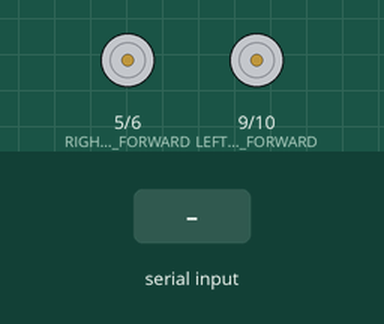
Bench run of a sketch on a simulated Arduino Uno, built with avr-gcc and run on an emulated ATmega328P. Shown: motor-driver pin pairs drawn as motors (green arrow = first pin HIGH = forward, orange = second pin HIGH = backward, longer = more drive). Inputs (shaded band) come from the test bench.

Above: at 1.2 s.
1.3 s: "w" received over Serial
At 2.4 s:
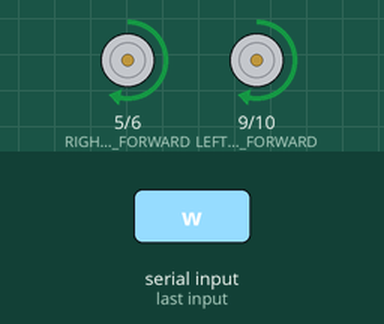
2.8 s: "x" received over Serial
At 3.5 s:
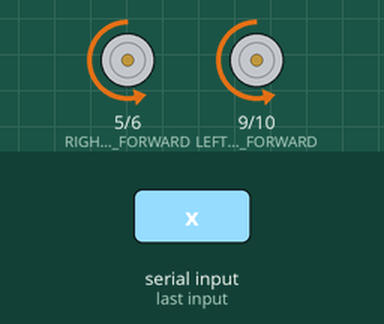
4.3 s: "a" received over Serial
At 4.7 s:
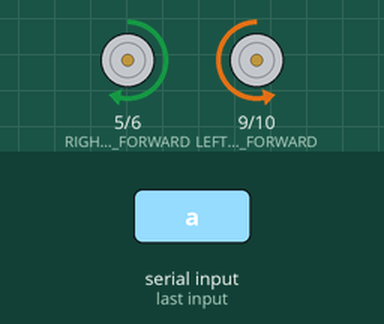
5.8 s: "d" received over Serial
At 7.0 s:
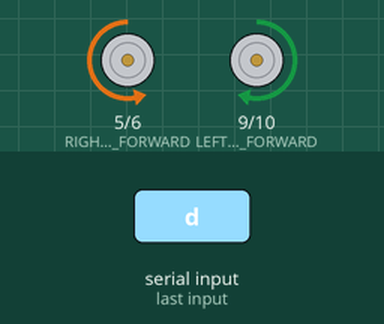
Timing chart, 0 to 8.3 s (numbered marks = the images above; inputs shaded):
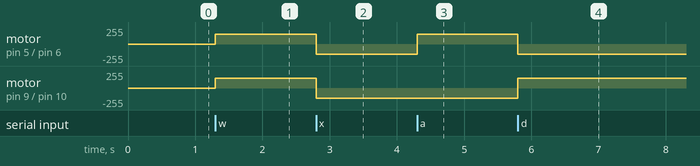

Measured:
- after the input at 1.3 s, motor on pin 5 (RIGHT_MOTOR_FORWARD) / pin 6 (RIGHT_MOTOR_BACKWARD), motor on pin 9 (LEFT_MOTOR_FORWARD) / pin 10 (LEFT_MOTOR_BACKWARD): stopped → forward 150/255 at once
- after the input at 2.8 s, motor on pin 5 (RIGHT_MOTOR_FORWARD) / pin 6 (RIGHT_MOTOR_BACKWARD), motor on pin 9 (LEFT_MOTOR_FORWARD) / pin 10 (LEFT_MOTOR_BACKWARD): forward 150/255 → backward 150/255 at once
- after the input at 4.3 s, motor on pin 5 (RIGHT_MOTOR_FORWARD) / pin 6 (RIGHT_MOTOR_BACKWARD): backward 150/255 → forward 150/255 at once
- after the input at 5.8 s, motor on pin 5 (RIGHT_MOTOR_FORWARD) / pin 6 (RIGHT_MOTOR_BACKWARD): forward 150/255 → backward 150/255 at once; motor on pin 9 (LEFT_MOTOR_FORWARD) / pin 10 (LEFT_MOTOR_BACKWARD): backward 150/255 → forward 150/255 at once

The sketch:

remote_keyboard.ino
```cpp
#include "motor_driver.h"

void setup() {
  Serial.begin(57600); // ROS2와의 통신을 위한 시리얼 속도 설정
  initMotorController(); // 모터 컨트롤러 초기화
}

void loop() {
  if (Serial.available() > 0) {
    char command = Serial.read(); // ROS2로부터 명령 수신

    int leftSpeed = 0;
    int rightSpeed = 0;

    // 수신한 명령에 따라 모터 속도 설정
    switch (command) {
      case 'w': // 전진
        leftSpeed = 150;
        rightSpeed = 150;
        break;
      case 'x': // 후진
        leftSpeed = -150;
        rightSpeed = -150;
        break;
      case 'a': // 좌회전
        leftSpeed = -150;
        rightSpeed = 150;
        break;
      case 'd': // 우회전
        leftSpeed = 150;
        rightSpeed = -150;
        break;
      case 's': // 정지
        leftSpeed = 0;
        rightSpeed = 0;
        break;
    }

    setMotorSpeeds(leftSpeed, rightSpeed); // 모터 속도 적용
  }
}
```

motor_driver.h
```cpp
#ifndef MOTOR_DRIVER_H
#define MOTOR_DRIVER_H

/***************************************************************
   Motor driver function definitions for L298N
   (Using encoder-less DC motors)
   ***************************************************************/

#define LEFT_MOTOR_FORWARD   9
#define LEFT_MOTOR_BACKWARD  10
#define RIGHT_MOTOR_FORWARD  5
#define RIGHT_MOTOR_BACKWARD 6
#define LEFT  0
#define RIGHT 1

void initMotorController();
void setMotorSpeed(int motor, int speed);
void setMotorSpeeds(int leftSpeed, int rightSpeed);

#endif
```

motor_driver.ino
```cpp
#include "motor_driver.h"
#include <Arduino.h>

void initMotorController() {

}

// motor: LEFT (0) or RIGHT (1)
// speed: -255 ~ +255
void setMotorSpeed(int motor, int speed) {
  bool reverse = false;

  if (speed < 0) {
    reverse = true;
    speed = -speed;
  }
  if (speed > 255) {
    speed = 255;
  }

  // Left motor
  if (motor == LEFT) {
    if (!reverse) {
      analogWrite(LEFT_MOTOR_FORWARD, speed);
      analogWrite(LEFT_MOTOR_BACKWARD, 0);
    } else {
      analogWrite(LEFT_MOTOR_BACKWARD, speed);
      analogWrite(LEFT_MOTOR_FORWARD, 0);
    }
  }
  // Right motor
  else if (motor == RIGHT) {
    if (!reverse) {
      analogWrite(RIGHT_MOTOR_FORWARD, speed);
      analogWrite(RIGHT_MOTOR_BACKWARD, 0);
    } else {
      analogWrite(RIGHT_MOTOR_BACKWARD, speed);
      analogWrite(RIGHT_MOTOR_FORWARD, 0);
    }
  }
}

void setMotorSpeeds(int leftSpeed, int rightSpeed) {
  setMotorSpeed(LEFT, leftSpeed);
  setMotorSpeed(RIGHT, rightSpeed);
}
```
